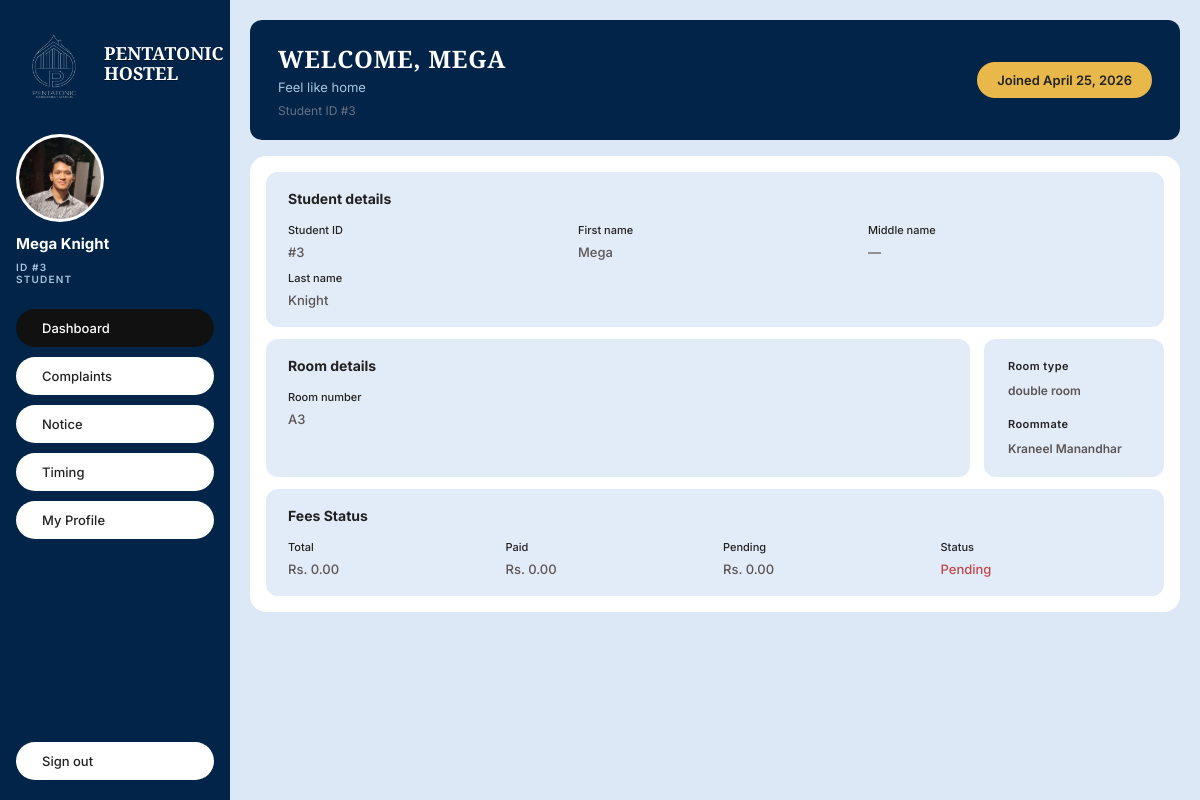
The app's page /index.php?action=student_dashboard (signed in) with its own data.
### tables this page shows
CREATE TABLE `students` (
  `id` int(11) NOT NULL,
  `first_name` varchar(100) NOT NULL,
  `middle_name` varchar(100) DEFAULT NULL,
  `last_name` varchar(100) NOT NULL,
  `contact_number` varchar(20) NOT NULL,
  `date_of_birth` date NOT NULL,
  `email` varchar(150) NOT NULL,
  `password` varchar(255) NOT NULL,
  `profile_photo` varchar(255) DEFAULT NULL,
  `college_name` varchar(255) NOT NULL,
  `permanent_address` text NOT NULL,
  `date_of_joining` date NOT NULL,
  `guardian_name` varchar(150) NOT NULL,
  `guardian_relationship` varchar(50) NOT NULL,
  `guardian_contact` varchar(20) NOT NULL,
  `preferred_room_type` enum('single','double') DEFAULT 'single',
  `room_id` int(11) DEFAULT NULL,
  `created_at` timestamp NOT NULL DEFAULT current_timestamp()
);

CREATE TABLE `rooms` (
  `id` int(11) NOT NULL,
  `number` varchar(20) NOT NULL,
  `type` enum('single','double') NOT NULL DEFAULT 'double',
  `student1_id` int(11) DEFAULT NULL,
  `student2_id` int(11) DEFAULT NULL
);

CREATE TABLE `fees` (
  `id` int(11) NOT NULL,
  `student_id` int(11) DEFAULT NULL,
  `total` decimal(10,2) DEFAULT NULL,
  `paid` decimal(10,2) DEFAULT 0.00,
  `pending` decimal(10,2) GENERATED ALWAYS AS (`total` - `paid`) STORED,
  `status` enum('Paid','Pending','Overdue') DEFAULT 'Pending'
);

### controllers/StudentController.php (called while the page is built, shortened)
<?php
require_once __DIR__ . '/../models/Student.php';
require_once __DIR__ . '/../models/Room.php';
require_once __DIR__ . '/../models/Fee.php';
class StudentController {
    private $pdo;
    public function __construct($pdo = null) {
        $this->pdo   = $pdo ?? \DB::connect();
    }
    public function getDashboardData($student_id) {
        $stmt = $this->pdo->prepare("SELECT * FROM students WHERE id = ?");
        $stmt->execute([$student_id]);
        $student = $stmt->fetch(PDO::FETCH_ASSOC);
        $roomModel = new Room($this->pdo);
        $room      = $roomModel->findByStudent($student_id);
        $feeModel = new Fee($this->pdo);
        $fees     = $feeModel->findByStudent($student_id);
        return compact('student', 'room', 'fees', 'notices', 'complaints', 'timing');
    }
}
?>

### models/Room.php (called while the page is built, shortened)
<?php
class Room {
    private PDO $pdo;
    public function __construct(PDO $pdo) {
        $this->pdo = $pdo;
    }
    public function findByStudent($student_id) {
        $stmt = $this->pdo->prepare("
            SELECT
                r.*,
                CASE
                    WHEN r.student1_id = ? THEN 'Student 1'
                    WHEN r.student2_id = ? THEN 'Student 2'
                    ELSE ''
                END AS bed_slot,
                GROUP_CONCAT(
                    TRIM(CONCAT(
                        COALESCE(roommates.first_name, ''),
                        ' ',
                        COALESCE(roommates.middle_name, ''),
                        ' ',
                        COALESCE(roommates.last_name, '')
                    ))
                    ORDER BY roommates.id SEPARATOR ', '
                ) AS roommate_names
            FROM rooms r
            LEFT JOIN students roommates
                ON roommates.id IN (r.student1_id, r.student2_id)
               AND roommates.id <> ?
            WHERE r.student1_id = ? OR r.student2_id = ? OR r.id = (
                SELECT room_id FROM students WHERE id = ? LIMIT 1
            )
            GROUP BY r.id
        ");
        $stmt->execute([
            $student_id,
            $student_id,
            $student_id,
            $student_id,
            $student_id,
            $student_id
        ]);
        return $stmt->fetch(PDO::FETCH_ASSOC);
    }
}

### models/Fee.php (called while the page is built, shortened)
<?php
class Fee {
    private PDO $pdo;
    public function __construct(PDO $pdo) {
        $this->pdo = $pdo;
    }
    public function findByStudent($student_id) {
        $stmt = $this->pdo->prepare("
            SELECT * FROM fees WHERE student_id=?
        ");
        $stmt->execute([$student_id]);
        return $stmt->fetch(PDO::FETCH_ASSOC);
    }
}

### views/dashboard/student_dashboard.php (the view, shortened to what this page needs)
<!DOCTYPE html>
<html lang="en">
<head>
    <link rel="stylesheet" href="<?= BASE_URL ?>public/css/student.css">
</head>
<body>
<div class="sd-page-wrap">
<div class="sd-body-row">
    <aside class="sd-sidebar">
        <div class="sd-sidebar-logo" id="goDashboard" style="cursor:pointer;"
             onclick="window.location.href='<?= BASE_URL ?>index.php?action=student_dashboard'">
            <img src="<?= BASE_URL ?>public/images/logo.png" alt="Logo">
            <span>Pentatonic hostel</span>
        </div>
        <div class="sd-sidebar-profile">
            <div class="sd-avatar">
                <?php
                    $photo = $student['profile_photo'] ?? '';
                    if (!empty($photo)) {
                        $photo = ltrim($photo, '/');
                        if (strpos($photo, 'public/') === 0)       $src = BASE_URL . htmlspecialchars($photo);
                        elseif (strpos($photo, 'uploads/') === 0)  $src = BASE_URL . 'public/' . htmlspecialchars($photo);
                        else                                        $src = BASE_URL . 'public/uploads/' . htmlspecialchars($photo);
                    } else {
                        $src = BASE_URL . 'public/images/default-avatar.png';
                    }
                ?>
                <img src="<?= $src ?>" alt="Student"
                     onerror="this.style.display='none'; this.nextElementSibling.style.display='flex';">
            </div>
            <div class="sd-student-name">
                <?= htmlspecialchars($student['first_name'] ?? '') ?>
                <?= htmlspecialchars($student['last_name']  ?? '') ?>
            </div>
            <div class="sd-student-role" style="margin-top:4px;">ID #<?= (int) ($student['id'] ?? 0) ?></div>
            <div class="sd-student-role">STUDENT</div>
        </div>
        <nav class="sd-sidebar-nav">
            <button class="sd-nav-btn active" data-page="dashboard">
                <i class="ph-fill ph-squares-four"></i> Dashboard
            </button>
            <button class="sd-nav-btn" data-page="complaints">
                <i class="ph ph-megaphone"></i> Complaints
            </button>
            <button class="sd-nav-btn" data-page="notice">
                <i class="ph ph-warning"></i> Notice
            </button>
            <button class="sd-nav-btn" data-page="timing">
                <i class="ph ph-clock"></i> Timing
            </button>
            <button class="sd-nav-btn" data-page="profile">
                <i class="ph ph-user-circle"></i> My Profile
            </button>
        </nav>
        <button class="sd-signout-btn"
                onclick="window.location.href='<?= BASE_URL ?>index.php?action=logout'">
            <i class="ph ph-sign-out"></i> Sign out
        </button>
    </aside>
    <main class="sd-main">
        <div class="sd-welcome-card">
            <div>
                <h1>WELCOME, <?= strtoupper(htmlspecialchars($student['first_name'] ?? '')) ?></h1>
                <p>Feel like home</p>
                <div style="margin-top:8px;font-size:12px;color:#667085;">Student ID #<?= (int) ($student['id'] ?? 0) ?></div>
            </div>
            <div class="sd-joined-badge">
                Joined <?= htmlspecialchars(date("F j, Y", strtotime($student['created_at']))) ?>
            </div>
        </div>
        <div class="sd-page active" id="page-dashboard">
        <div class="sd-blue-panel">
            <div class="sd-info-card">
                <h3>Student details</h3>
                <div class="sd-info-grid sd-cols-3">
                    <div class="sd-info-field">
                        <label>Student ID</label>
                        <span>#<?= (int) ($student['id'] ?? 0) ?></span>
                    </div>
                    <div class="sd-info-field">
                        <label>First name</label>
                        <span><?= htmlspecialchars($student['first_name'] ?? '') ?></span>
                    </div>
                    <div class="sd-info-field">
                        <label>Middle name</label>
                        <span><?= htmlspecialchars($student['middle_name'] ?? '—') ?></span>
                    </div>
                    <div class="sd-info-field">
                        <label>Last name</label>
                        <span><?= htmlspecialchars($student['last_name'] ?? '') ?></span>
                    </div>
                </div>
            </div>
            <?php if (!empty($room)): ?>
                <?php $isDouble = strtolower($room['type'] ?? '') === 'double'; ?>
                <?php if ($isDouble): ?>
                <div class="sd-room-outer">
                    <div class="sd-room-left-wrap">
                        <div class="sd-info-card sd-room-left-card">
                            <div>
                                <h3>Room details</h3>
                                <div class="sd-info-field" style="margin-top:12px;">
                                    <label>Room number</label>
                                    <span><?= htmlspecialchars($room['number'] ?? '—') ?></span>
                                </div>
                            </div>
                        </div>
                    </div>
                    <div class="sd-room-right-card">
                        <div class="sd-info-field">
                            <label>Room type</label>
                            <span><?= htmlspecialchars($room['type'] ?? '—') ?> room</span>
                        </div>
                        <div class="sd-info-field">
                            <label>Roommate</label>
                            <span><?= !empty($room['roommate_names']) ? htmlspecialchars($room['roommate_names']) : '—' ?></span>
                        </div>
                    </div>
                </div>
                <?php endif; ?>
            <?php endif; ?>
            <div class="sd-info-card">
                <h3>Fees Status</h3>
                <?php if (!empty($fees)): ?>
                <div class="sd-info-grid sd-cols-4">
                    <div class="sd-info-field">
                        <label>Total</label>
                        <span>Rs. <?= htmlspecialchars(number_format($fees['total'], 2)) ?></span>
                    </div>
                    <div class="sd-info-field">
                        <label>Paid</label>
                        <span>Rs. <?= htmlspecialchars(number_format($fees['paid'], 2)) ?></span>
                    </div>
                    <div class="sd-info-field">
                        <label>Pending</label>
                        <span>Rs. <?= htmlspecialchars(number_format($fees['pending'], 2)) ?></span>
                    </div>
                    <div class="sd-info-field">
                        <label>Status</label>
                        <?php
                            $status = $fees['status'] ?? '';
                            $badgeClass = match(strtolower($status)) {
                                'overdue' => 'badge-overdue',
                                'pending' => 'badge-pending',
                                'paid'    => 'badge-paid',
                                default   => ''
                            };
                        ?>
                        <span class="sd-badge <?= $badgeClass ?>"><?= htmlspecialchars($status) ?></span>
                    </div>
                </div>
                <?php else: ?>
                    <p style="font-size:13px;color:#888;">No fee record found.</p>
                <?php endif; ?>
            </div>
        </div>
        </div>
    </main>
</div>
</div>
</body>
</html>

### index.php (shortened to what this page needs)
<?php
require_once __DIR__ . '/models/User.php';
require_once __DIR__ . '/models/Room.php';
require_once __DIR__ . '/models/Fee.php';
require_once __DIR__ . '/controllers/StudentController.php';
require_once __DIR__ . '/controllers/AuthController.php';
require_once __DIR__ . '/controllers/ComplaintController.php';
$action = $_GET['action'] ?? 'home';
switch ($action) {
    case 'student_dashboard':
        $pdo               = DB::connect();
        $studentController = new StudentController($pdo);
        $data              = $studentController->getDashboardData($_SESSION['user_id']);
        extract($data);
        include 'views/dashboard/student_dashboard.php';
        break;
}

### records on screen
students: profile_photo (picture), first_name "Mega", last_name "Knight", id "3", first_name "MEGA", created_at "April 25, 2026", middle_name "—"
rooms: number "A3", type "double"
fees: total "0.00", paid "0.00", pending "0.00", status "Pending"

### other values on screen
$room['roommate_names'] "Kraneel Manandhar"
